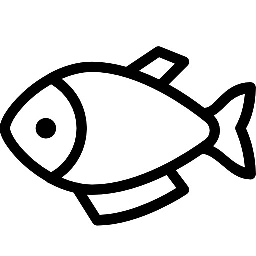
#> input picture img/fish.jpg, 256 x 256 px
$ python 12transform1.py
#> lines starting #> are read from the running program, lines starting #| are printed output that depends on the picture
import cv2
import numpy as np
img = cv2.imread('./img/fish.jpg')
#> img is the input picture: shape (256, 256, 3); min 0, max 255, mean 211.5

print(img.shape)
#| (256, 256, 3)
rows, cols = img.shape[0:2]
#> rows = 256; cols = 256
print(rows)
#| 256
print(cols)
#| 256

dx = 100
dy = 50

mtrx = np.float32([[1,0,dx], [0,1,dy]])

dst1 = cv2.warpAffine(img, mtrx, (cols+dx, rows+dy))
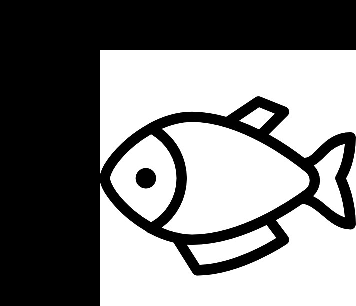
#> dst1: shape (306, 356, 3); min 0, max 255, mean 127.2
dst2 = cv2.warpAffine(img, mtrx, (cols+dx, rows+dy), None, cv2.INTER_LINEAR, cv2.BORDER_CONSTANT, (255,0,0))
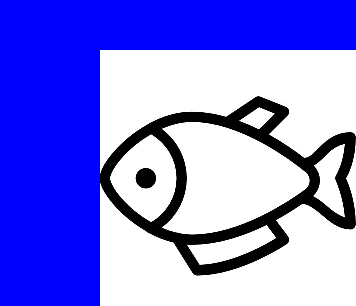
#> dst2: shape (306, 356, 3); mean B, G, R 228.8, 127.2, 127.2
dst3 = cv2.warpAffine(img, mtrx, (cols+dx, rows+dy), None, cv2.INTER_LINEAR, cv2.BORDER_REFLECT)
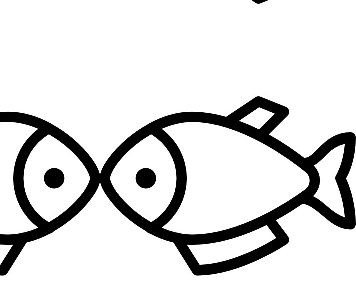
#> dst3: shape (306, 356, 3); min 0, max 255, mean 218.6


cv2.imshow('fish', img)
cv2.imshow('dst1', dst1)
cv2.imshow('dst2', dst2)
cv2.imshow('dst3', dst3)

cv2.waitKey()
cv2.destroyAllWindows()

mtrx = np.float32([[2,0,0], [0,3,0]])
big = cv2.warpAffine(img, mtrx, (cols*2, rows*3), None, cv2.INTER_CUBIC)
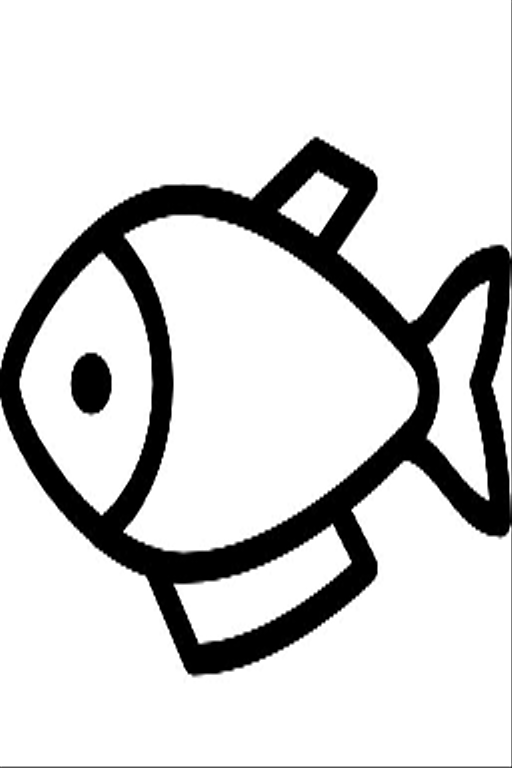
#> big: shape (768, 512, 3); min 0, max 255, mean 210.9

mtrx = np.float32([[0.5,0,0], [0,0.3,0]])
small = cv2.warpAffine(img, mtrx, (cols, rows), None, cv2.INTER_CUBIC)
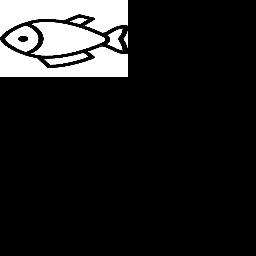
#> small: shape (256, 256, 3); min 0, max 255, mean 31.8

mtrx = np.float32([[1,1,0], [0,1,0]])
test = cv2.warpAffine(img, mtrx, (cols, rows), None, cv2.INTER_CUBIC)
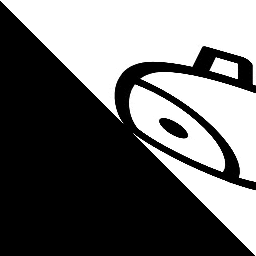
#> test: shape (256, 256, 3); min 0, max 255, mean 107.4

cv2.imshow('big', big)
cv2.imshow('small', small)
cv2.imshow('test', test)

cv2.waitKey()
cv2.destroyAllWindows()
